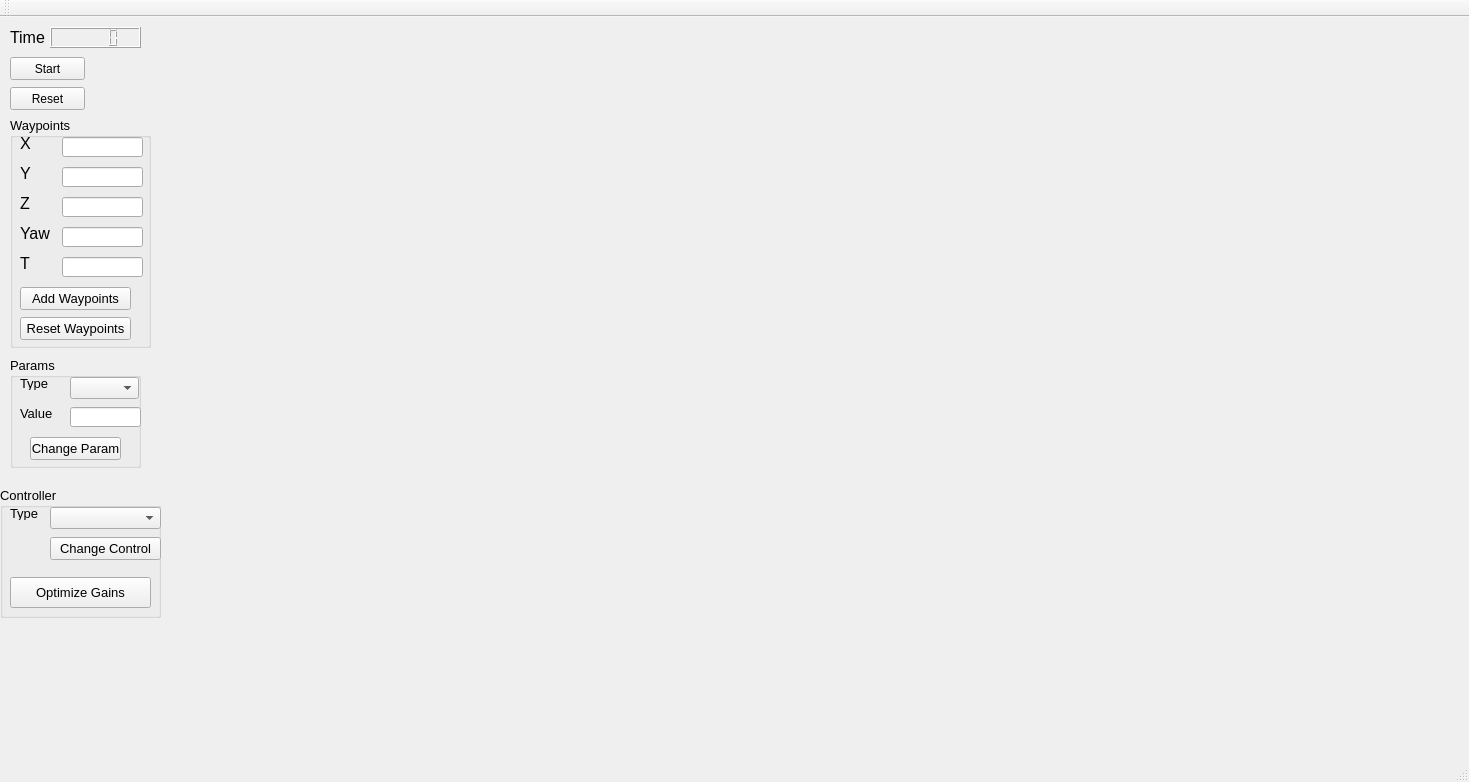
<?xml version="1.0" encoding="UTF-8"?>
<ui version="4.0">
 <class>mainwindow</class>
 <widget class="QMainWindow" name="mainwindow">
  <property name="geometry">
   <rect>
    <x>0</x>
    <y>0</y>
    <width>1469</width>
    <height>782</height>
   </rect>
  </property>
  <property name="windowTitle">
   <string>mainwindow</string>
  </property>
  <widget class="QWidget" name="centralWidget">
   <widget class="QPushButton" name="start_quad">
    <property name="geometry">
     <rect>
      <x>10</x>
      <y>40</y>
      <width>75</width>
      <height>23</height>
     </rect>
    </property>
    <property name="text">
     <string>Start</string>
    </property>
   </widget>
   <widget class="QLCDNumber" name="LcdTempo">
    <property name="geometry">
     <rect>
      <x>50</x>
      <y>10</y>
      <width>91</width>
      <height>21</height>
     </rect>
    </property>
   </widget>
   <widget class="QGroupBox" name="groupBox">
    <property name="geometry">
     <rect>
      <x>10</x>
      <y>100</y>
      <width>141</width>
      <height>231</height>
     </rect>
    </property>
    <property name="font">
     <font>
      <pointsize>10</pointsize>
     </font>
    </property>
    <property name="title">
     <string>Waypoints</string>
    </property>
    <widget class="QLineEdit" name="x">
     <property name="geometry">
      <rect>
       <x>52</x>
       <y>20</y>
       <width>81</width>
       <height>20</height>
      </rect>
     </property>
    </widget>
    <widget class="QLineEdit" name="y">
     <property name="geometry">
      <rect>
       <x>52</x>
       <y>50</y>
       <width>81</width>
       <height>20</height>
      </rect>
     </property>
    </widget>
    <widget class="QLineEdit" name="z">
     <property name="geometry">
      <rect>
       <x>52</x>
       <y>80</y>
       <width>81</width>
       <height>20</height>
      </rect>
     </property>
    </widget>
    <widget class="QLineEdit" name="yaw">
     <property name="geometry">
      <rect>
       <x>52</x>
       <y>110</y>
       <width>81</width>
       <height>20</height>
      </rect>
     </property>
    </widget>
    <widget class="QLineEdit" name="time">
     <property name="geometry">
      <rect>
       <x>52</x>
       <y>140</y>
       <width>81</width>
       <height>20</height>
      </rect>
     </property>
    </widget>
    <widget class="QLabel" name="label">
     <property name="geometry">
      <rect>
       <x>10</x>
       <y>20</y>
       <width>47</width>
       <height>13</height>
      </rect>
     </property>
     <property name="font">
      <font>
       <pointsize>12</pointsize>
      </font>
     </property>
     <property name="text">
      <string>X</string>
     </property>
    </widget>
    <widget class="QLabel" name="label_2">
     <property name="geometry">
      <rect>
       <x>10</x>
       <y>50</y>
       <width>47</width>
       <height>13</height>
      </rect>
     </property>
     <property name="font">
      <font>
       <pointsize>12</pointsize>
      </font>
     </property>
     <property name="text">
      <string>Y</string>
     </property>
    </widget>
    <widget class="QLabel" name="label_3">
     <property name="geometry">
      <rect>
       <x>10</x>
       <y>80</y>
       <width>47</width>
       <height>13</height>
      </rect>
     </property>
     <property name="font">
      <font>
       <pointsize>12</pointsize>
      </font>
     </property>
     <property name="text">
      <string>Z</string>
     </property>
    </widget>
    <widget class="QLabel" name="label_4">
     <property name="geometry">
      <rect>
       <x>10</x>
       <y>110</y>
       <width>47</width>
       <height>13</height>
      </rect>
     </property>
     <property name="font">
      <font>
       <pointsize>12</pointsize>
      </font>
     </property>
     <property name="text">
      <string>Yaw</string>
     </property>
    </widget>
    <widget class="QLabel" name="label_5">
     <property name="geometry">
      <rect>
       <x>10</x>
       <y>140</y>
       <width>47</width>
       <height>13</height>
      </rect>
     </property>
     <property name="font">
      <font>
       <pointsize>12</pointsize>
      </font>
     </property>
     <property name="text">
      <string>T</string>
     </property>
    </widget>
    <widget class="QPushButton" name="add_waypoints">
     <property name="geometry">
      <rect>
       <x>10</x>
       <y>170</y>
       <width>111</width>
       <height>23</height>
      </rect>
     </property>
     <property name="text">
      <string>Add Waypoints</string>
     </property>
    </widget>
    <widget class="QPushButton" name="resetway">
     <property name="geometry">
      <rect>
       <x>10</x>
       <y>200</y>
       <width>111</width>
       <height>23</height>
      </rect>
     </property>
     <property name="text">
      <string>Reset Waypoints</string>
     </property>
    </widget>
   </widget>
   <widget class="QLabel" name="label_6">
    <property name="geometry">
     <rect>
      <x>10</x>
      <y>10</y>
      <width>41</width>
      <height>21</height>
     </rect>
    </property>
    <property name="font">
     <font>
      <pointsize>12</pointsize>
     </font>
    </property>
    <property name="text">
     <string>Time</string>
    </property>
   </widget>
   <widget class="QPushButton" name="reset_quad">
    <property name="geometry">
     <rect>
      <x>10</x>
      <y>70</y>
      <width>75</width>
      <height>23</height>
     </rect>
    </property>
    <property name="text">
     <string>Reset</string>
    </property>
   </widget>
   <widget class="QGroupBox" name="groupBox_2">
    <property name="geometry">
     <rect>
      <x>10</x>
      <y>340</y>
      <width>131</width>
      <height>111</height>
     </rect>
    </property>
    <property name="font">
     <font>
      <pointsize>10</pointsize>
     </font>
    </property>
    <property name="title">
     <string>Params</string>
    </property>
    <widget class="QComboBox" name="params_options">
     <property name="geometry">
      <rect>
       <x>60</x>
       <y>20</y>
       <width>69</width>
       <height>22</height>
      </rect>
     </property>
    </widget>
    <widget class="QLineEdit" name="Params_value">
     <property name="geometry">
      <rect>
       <x>60</x>
       <y>50</y>
       <width>71</width>
       <height>20</height>
      </rect>
     </property>
     <property name="text">
      <string/>
     </property>
    </widget>
    <widget class="QPushButton" name="change_params">
     <property name="geometry">
      <rect>
       <x>20</x>
       <y>80</y>
       <width>91</width>
       <height>23</height>
      </rect>
     </property>
     <property name="text">
      <string>Change Param</string>
     </property>
    </widget>
    <widget class="QLabel" name="label_7">
     <property name="geometry">
      <rect>
       <x>10</x>
       <y>20</y>
       <width>47</width>
       <height>13</height>
      </rect>
     </property>
     <property name="text">
      <string>Type</string>
     </property>
    </widget>
    <widget class="QLabel" name="label_8">
     <property name="geometry">
      <rect>
       <x>10</x>
       <y>50</y>
       <width>47</width>
       <height>13</height>
      </rect>
     </property>
     <property name="text">
      <string>Value</string>
     </property>
    </widget>
   </widget>
   <widget class="QGroupBox" name="ControllerOptions">
    <property name="geometry">
     <rect>
      <x>0</x>
      <y>470</y>
      <width>161</width>
      <height>131</height>
     </rect>
    </property>
    <property name="font">
     <font>
      <pointsize>10</pointsize>
     </font>
    </property>
    <property name="title">
     <string>Controller</string>
    </property>
    <widget class="QComboBox" name="controller_options">
     <property name="geometry">
      <rect>
       <x>50</x>
       <y>20</y>
       <width>111</width>
       <height>22</height>
      </rect>
     </property>
    </widget>
    <widget class="QPushButton" name="change_controller">
     <property name="geometry">
      <rect>
       <x>50</x>
       <y>50</y>
       <width>111</width>
       <height>23</height>
      </rect>
     </property>
     <property name="text">
      <string>Change Control</string>
     </property>
    </widget>
    <widget class="QLabel" name="label_9">
     <property name="geometry">
      <rect>
       <x>10</x>
       <y>20</y>
       <width>47</width>
       <height>13</height>
      </rect>
     </property>
     <property name="text">
      <string>Type</string>
     </property>
    </widget>
    <widget class="QPushButton" name="optimize_gain">
     <property name="geometry">
      <rect>
       <x>10</x>
       <y>90</y>
       <width>141</width>
       <height>31</height>
      </rect>
     </property>
     <property name="text">
      <string>Optimize Gains</string>
     </property>
    </widget>
   </widget>
   <widget class="QLabel" name="labelwarning">
    <property name="geometry">
     <rect>
      <x>170</x>
      <y>0</y>
      <width>941</width>
      <height>31</height>
     </rect>
    </property>
    <property name="font">
     <font>
      <pointsize>18</pointsize>
     </font>
    </property>
    <property name="text">
     <string/>
    </property>
    <property name="alignment">
     <set>Qt::AlignCenter</set>
    </property>
   </widget>
   <widget class="QWidget" name="layoutWidget">
    <property name="geometry">
     <rect>
      <x>170</x>
      <y>80</y>
      <width>949</width>
      <height>599</height>
     </rect>
    </property>
    <layout class="QVBoxLayout" name="vlayout">
     <item>
      <layout class="QHBoxLayout" name="hlayout"/>
     </item>
    </layout>
   </widget>
   <widget class="QWidget" name="verticalLayoutWidget">
    <property name="geometry">
     <rect>
      <x>1150</x>
      <y>80</y>
      <width>281</width>
      <height>181</height>
     </rect>
    </property>
    <layout class="QVBoxLayout" name="layout_x"/>
   </widget>
  </widget>
  <widget class="QMenuBar" name="menuBar">
   <property name="geometry">
    <rect>
     <x>0</x>
     <y>0</y>
     <width>1469</width>
     <height>21</height>
    </rect>
   </property>
  </widget>
  <widget class="QToolBar" name="mainToolBar">
   <attribute name="toolBarArea">
    <enum>TopToolBarArea</enum>
   </attribute>
   <attribute name="toolBarBreak">
    <bool>false</bool>
   </attribute>
  </widget>
  <widget class="QStatusBar" name="statusBar"/>
 </widget>
 <layoutdefault spacing="6" margin="11"/>
 <resources/>
 <connections/>
</ui>
